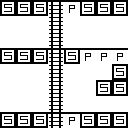

A 2D game scene composited from a Tiled map and its tileset images. What follows is a short description and the map's XML, with every tile layer's data as written:
An orthogonal 8x8 tile map with 16x16 px tiles, 1 tile layer (Tile Layer 1).

<map version="1.0" orientation="orthogonal" renderorder="right-up" width="8" height="8" tilewidth="16" tileheight="16" nextobjectid="1">
 <properties>
  <property name="BOTTOM" value="FFFTTFFF" />
  <property name="LEFT" value="FTTTFTTF" />
  <property name="RIGHT" value="FTFFTTTF" />
  <property name="SPAWN" value="1,1" />
  <property name="TOP" value="FFFTTFFF" />
 </properties>
 <tileset firstgid="1" name="standard" tilewidth="16" tileheight="16">
  <tile id="0">
   <image width="16" height="16" source="../textures/E.png" />
  </tile>
  <tile id="1">
   <image width="16" height="16" source="../textures/L.png" />
  </tile>
  <tile id="2">
   <properties>
    <property name="LEFT" value="FTTTFFT" />
   </properties>
   <image width="16" height="16" source="../textures/P.png" />
  </tile>
  <tile id="3">
   <image width="16" height="16" source="../textures/S.png" />
  </tile>
  <tile id="4">
   <image width="16" height="16" source="../textures/T.png" />
  </tile>
  <tile id="5">
   <image width="16" height="16" source="../textures/W.png" />
  </tile>
 </tileset>
 <layer name="Tile Layer 1" width="8" height="8">
  <data encoding="csv">
4,4,4,5,3,4,4,4,
1,1,1,2,1,1,1,1,
1,1,1,2,1,1,1,1,
4,4,4,5,4,3,3,3,
1,1,1,2,1,1,1,4,
1,1,1,2,1,1,4,4,
1,1,1,2,1,1,1,1,
4,4,4,5,3,4,4,4
</data>
 </layer>
</map>
